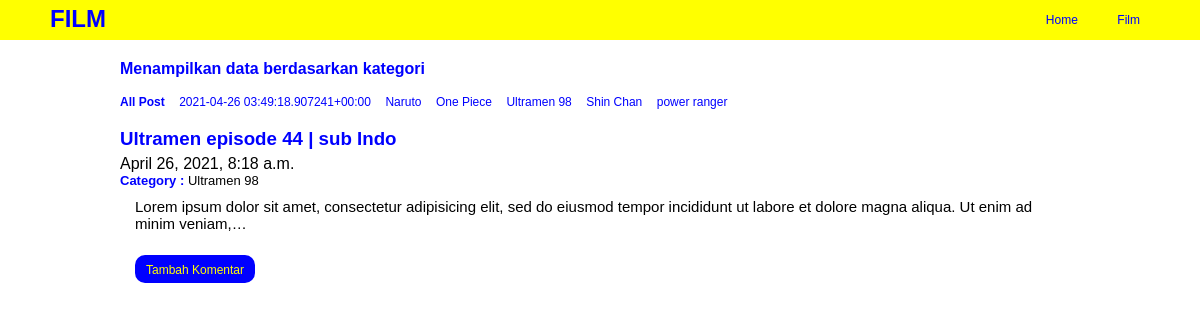
/film/category/Ultramen 98/, run on the app's committed database.
### film/models.py (models this page shows, shortened)
class Post(models.Model):
	headline = models.CharField(max_length=100)
	body = models.TextField()
	category = models.CharField(max_length=50, default='film favorit')
	publish = models.DateTimeField(auto_now_add=True)
	update = models.DateTimeField(auto_now=True)
	image = models.ImageField(blank=True, upload_to="image/")
	slug = models.SlugField(blank=True, editable=False)

### film/views.py (the view)
# urls.py: path('category/<categoryInput>/', views.categoryPost, name='category'),
def categoryPost(request, categoryInput):
	posts = Post.objects.filter(category=categoryInput)
	categorys = Post.objects.values('category').distinct()
	context = {
		'title':'Category Film',
		'posts':posts,
		'categorys':categorys,
	}
	return render(request,'film/category_post.html', context)

### film/templates/film/category_post.html
{% extends "base.html" %}
{% block category %}
	<div class="category">
		<h4>Menampilkan data berdasarkan kategori</h4>
	</div>
{% endblock category %}
{% block contents %}
	<ul>
		<li>
			<a href="{% url 'film:index' %}"><b>All Post</b></a>
		</li>
		{% for data_category in categorys %}
			<li>
				<a href="{% url 'film:category' categoryInput=data_category.category %}">{{data_category.category}}</a>
			</li>
		{% endfor %}
	</ul>
	<br>
	{% for post in posts %}
		<a href="{% url 'film:detail' slugInput=post.slug %}"><h3>{{post.headline}}</h3></a>
		<h4>{{post.publish}}</h4>
		<h5><b>Category : </b>{{post.category}}</h5>
		<p>{{post.body | truncatechars:150}}</p>
		<br>
		<div class="add_comment">
			<h4><a href="#">Tambah Komentar</a></h4>
		</div>
	{% endfor %}
{% endblock contents %}

### static/css/style.css (style rules this page uses)
* { padding: 0; margin: 0; font-family: sans-serif; }

### film/static/film/css/style.css (style rules this page uses)
.category h4 { margin-bottom: 14px; color: blue; font-weight: bolder; }
h3 { font-weight: bolder; color: blue; }
h4 { font-weight: lighter; margin-top: 5px; }
h5 { font-weight: lighter; font-size: 13px; }
h5 b { color: blue; }
a { text-decoration: none; color: blue; }
p { margin-top: 10px; padding:0 15px; font-size: 15px; }
ul li { display: inline-block; padding-right: 10px; }
ul li a { font-size: 12px; }
.add_comment { padding-bottom: 15px; margin: 0 15px; }
.add_comment h4 { background: blue; padding: 5px 0; width: 120px; border-radius: 10px; text-align: center; }
.add_comment h4 a { color: yellow; font-size: 12px; }

### data on the page
Post: headline "Ultramen episode 44 | sub Indo", publish "April 26, 2021, 8:18 a.m.", category "Ultramen 98", body "Lorem ipsum dolor sit amet, consectetur adipisicing elit, sed do eiusmod tempor incididunt ut labore et dolore magna aliqua. Ut enim ad minim veniam,…"

### other printed values
{{ data_category.category }} "2021-04-26 03:49:18.907241+00:00" "Naruto" "One Piece" "Ultramen 98" "Shin Chan" "power ranger"
